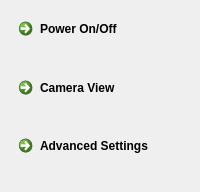
<?xml version="1.0" encoding="UTF-8"?>
<ui version="4.0">
 <class>Dialog</class>
 <widget class="QDialog" name="Dialog">
  <property name="geometry">
   <rect>
    <x>0</x>
    <y>0</y>
    <width>200</width>
    <height>192</height>
   </rect>
  </property>
  <property name="windowTitle">
   <string>Dialog</string>
  </property>
  <layout class="QVBoxLayout" name="verticalLayout">
   <item>
    <layout class="QVBoxLayout" name="verticalLayout_2">
     <item>
      <widget class="QCommandLinkButton" name="Power">
       <property name="text">
        <string>Power On/Off</string>
       </property>
      </widget>
     </item>
     <item>
      <widget class="QCommandLinkButton" name="CameraView">
       <property name="text">
        <string>Camera View</string>
       </property>
      </widget>
     </item>
     <item>
      <widget class="QCommandLinkButton" name="AdvancedSettings">
       <property name="text">
        <string>Advanced Settings</string>
       </property>
      </widget>
     </item>
    </layout>
   </item>
  </layout>
 </widget>
 <resources/>
 <connections/>
</ui>
